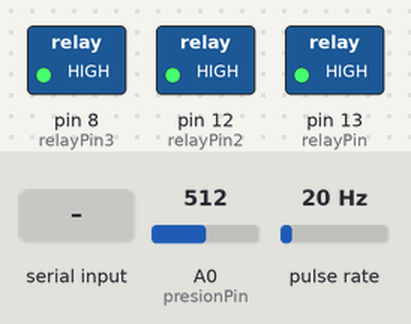
A sketch run on a simulated Arduino Uno, built with avr-gcc and run on an emulated ATmega328P. Parts: switched loads named in the sketch (green lamp = pin HIGH). Wiring (inferred from the names in the program): pulse sensor: data pin 2. The inputs (shaded band) are chosen by the test bench; at power-on: A0 (presionPin) = 512, pulse rate 20 Hz.

Above: at 1.2 s.
1.3 s: "o" received over the second serial link
At 2.5 s:
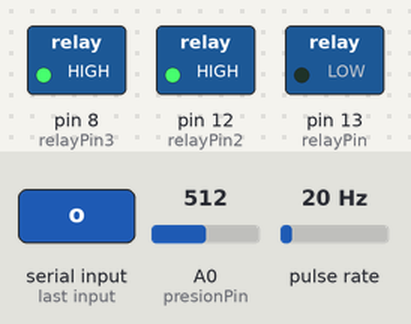
2.8 s: "m" received over the second serial link
At 3.8 s:
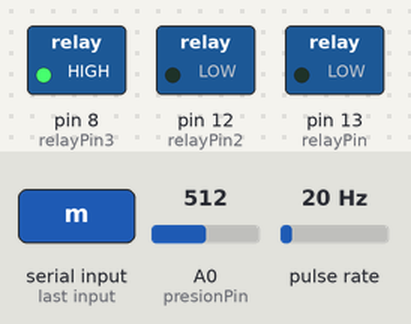
4.3 s: "p" received over the second serial link
At 5.0 s:
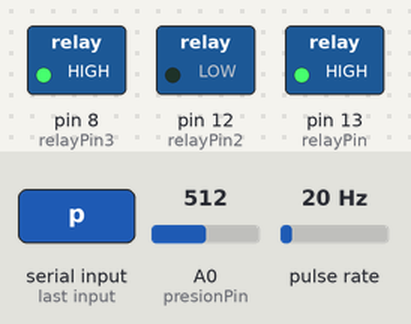
5.8 s: "l" received over the second serial link
At 6.1 s:
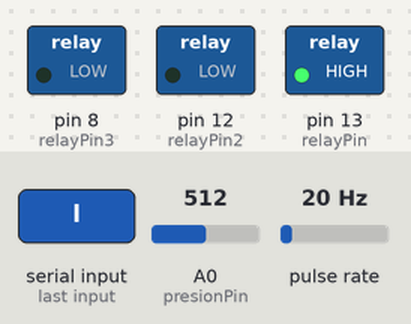
7.3 s: "n" received over the second serial link
At 8.5 s:
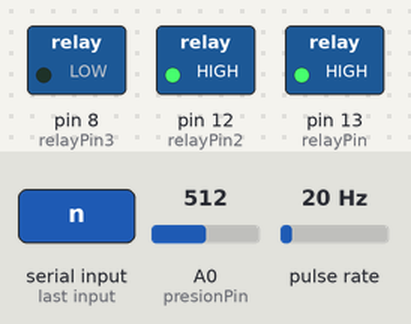
8.8 s: "k" received over the second serial link
At 9.6 s:
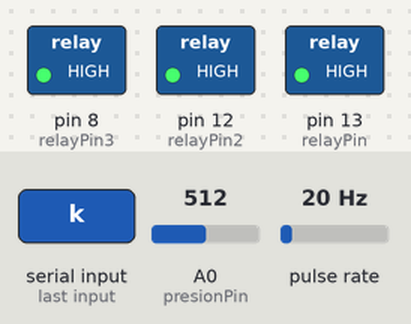
Timing chart, 0 to 11.3 s (numbered marks = the images above; inputs shaded):
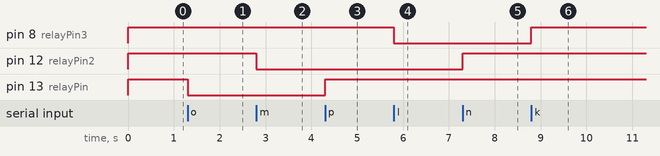

The sketch:

saturnia_arduino_inter_comunicado.ino
```cpp
#include <TimerOne.h>
#include <Wire.h>
#include <SoftwareSerial.h>   // Incluimos la librería  SoftwareSerial
SoftwareSerial BT(10,11);    // Definimos los pines RX y TX del Arduino conectados al Bluetooth

int presionPin=0;
int relayPin=13;
int relayPin2=12;
int relayPin3=8;
float lecturaPresion;

int hallsensor = 2;
String mensaje;
int vueltas=0;
float lit;

void rpm ()      //Esta es la funcion que llama a la interrupcion
{
 vueltas++;
}

void litros(int medida){    //funcion que pasa el numero de vueltas a litros
  lit=(medida*500.0)/1530.0;
  lit=lit/1000;
}

void setup() {
  BT.begin(115200);       // Inicializamos el puerto serie BT que hemos creado
  pinMode(hallsensor, INPUT);   //Sensor de flujo de agua a entrada
  pinMode(relayPin, OUTPUT);    //pin del rele1 a salida
  pinMode(relayPin2, OUTPUT);   //pin del rele2 a salida
  pinMode(relayPin3, OUTPUT);   //pin del rele3 a salida
  digitalWrite(relayPin, HIGH); //Inicializamos a alta el rele 1
  digitalWrite(relayPin2, HIGH); //Inicializamos a alta el rele 2
  digitalWrite(relayPin3, HIGH); //Inicializamos a alta el rele 3
  attachInterrupt(0, rpm, RISING);  //Interrupcion para sensor de flujo
  Timer1.initialize(250000);
  Timer1.attachInterrupt(comunicar);  //llamada a interrupcion de comunicacion
  Wire.begin();   //Abrir el puerto de comunicacion i2c


}

void comunicar(){   //Escribimos en el puerto bluetooth
  BT.println(mensaje);
}

void loop() {
  unsigned char blue=0;
  lecturaPresion=(analogRead(presionPin));    //Leemos del sensor de presion
  String p=String(lecturaPresion);
  litros(vueltas);
  String l=String(lit);


  if( (BT.available())){    //Si hay algo en el puerto leemos
    blue=BT.read();

    if(blue=='a'){    //Si lo que hemos leido es a
      Wire.beginTransmission(1);
      Wire.write('a');    //Mandamos por i2c a la otra placa arduino
      Wire.endTransmission();
    }else if(blue=='z'){    //Si lo que hemos leido es z
      Wire.beginTransmission(1);
      Wire.write('z');        //Mandamos por i2c a la otra placa arduino
      Wire.endTransmission();
    }else if(blue=='p') digitalWrite(relayPin, HIGH);
    else if(blue=='o') digitalWrite(relayPin, LOW);
    else if(blue=='n') digitalWrite(relayPin2, HIGH);
    else if(blue=='m') digitalWrite(relayPin2, LOW);
    else if(blue=='k') digitalWrite(relayPin3, HIGH);
    else if(blue=='l') digitalWrite(relayPin3, LOW);

  }

   interrupts();
   mensaje= String(l+","+p);
}
```

Measured:
- after the input at 1.3 s, pin 13 (relayPin): HIGH → LOW at once
- after the input at 2.8 s, pin 12 (relayPin2): HIGH → LOW at once
- after the input at 4.3 s, pin 13 (relayPin): LOW → HIGH at once
- after the input at 5.8 s, pin 8 (relayPin3): HIGH → LOW at once
- after the input at 7.3 s, pin 12 (relayPin2): LOW → HIGH at once
- after the input at 8.8 s, pin 8 (relayPin3): LOW → HIGH at once
